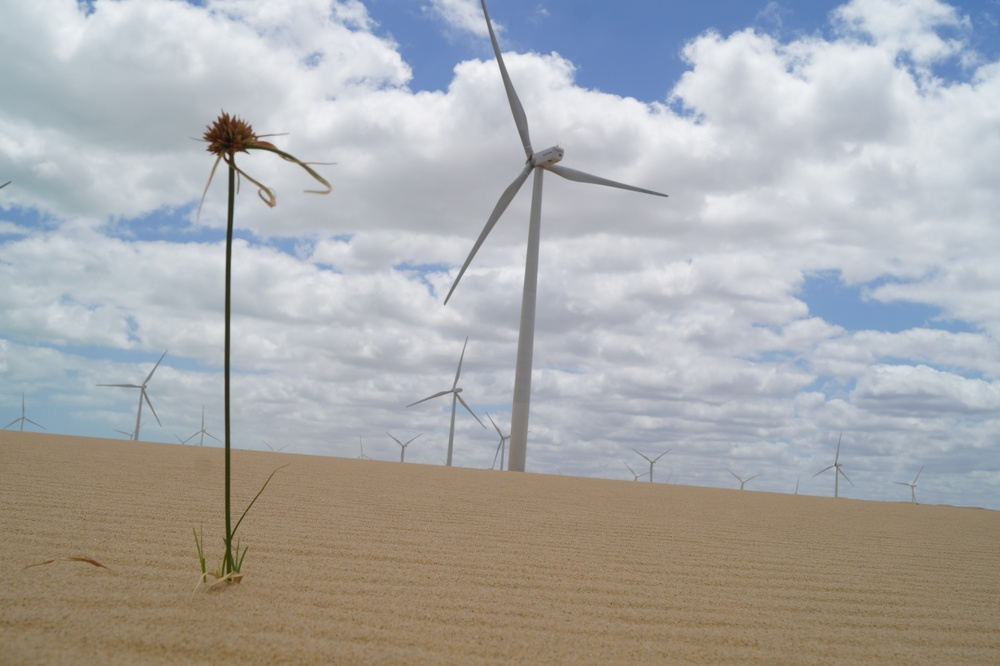
//> input picture src/img/eolica.jpg, 1000 x 666 px, shrunk from 5456 x 3632 before the run
$ ./tiltshift img/eolica.jpg   (built with g++ and OpenCV 4)
//> lines starting //> are read from the running program, lines starting //| are printed output that depends on the picture
#include <iostream>
#include <cmath>
#include <opencv2/opencv.hpp>

using namespace cv;
using namespace std;

double start_focus = 20;
int start_focus_slider = 20;
int start_focus_slider_max = 100;

double decay_strength = 100;
int decay_strength_slider = 100;
int decay_strength_slider_max = 100;

double center_focus = 50;
int center_focus_slider = 50;
int center_focus_slider_max = 100;

int hue_gain = 0;
int hue_gain_slider = 0;
int hue_gain_slider_max = 255;

Mat image, temp_image, blurred_image;
Mat func_image, compl_image;
Mat m_image, m_bimage;
Mat result;

char TrackbarName[50];

void drawFuncImage() {
	uchar pixel_value;
	double x;
	double den = (decay_strength > 0 ? decay_strength/10 : 0.1);
	double func_val;
	for (int i = 0; i < func_image.rows; ++i) {
		x = (double) i*100.0 /func_image.rows;
		func_val =
		   	( tanh( (x-start_focus)/den ) -
			  tanh ( ( x-(2*center_focus-start_focus) )/den ) ) / 2;
		pixel_value = (uchar) (255*func_val);
		for (int j = 0; j < func_image.cols; ++j) {
			func_image.at<uchar>(i,j) = pixel_value;
			compl_image.at<uchar>(i,j) = 255 - pixel_value;
		}
	}
	imshow( "func_image",  func_image);
}

void composeResult() {
	drawFuncImage();

	Mat image_f, blurred_image_f;
	image.convertTo(image_f, CV_32F);
	blurred_image.convertTo(blurred_image_f, CV_32F);

	Mat func_image3, compl_image3;

	Mat t_func[]  = { func_image,  func_image,  func_image};
	Mat t_compl[] = {compl_image, compl_image, compl_image};

	merge( t_func, 3,  func_image3);
	merge(t_compl, 3, compl_image3);

	Mat func_image3_f, compl_image3_f;
	func_image3.convertTo(func_image3_f, CV_32F, 1.0/255.0);
	compl_image3.convertTo(compl_image3_f, CV_32F, 1.0/255.0);

	multiply(image_f, func_image3_f, m_image);
	multiply(blurred_image_f, compl_image3_f, m_bimage);

	Mat result_f;

	addWeighted(m_image, 1, m_bimage, 1, 0, result_f);

	result_f.convertTo(result, CV_8UC3);

	Mat result_hsv;
	Mat planes_hsv[3];
	Mat hue_saturated;

	cvtColor(result, result_hsv, CV_BGR2HSV);
	split(result_hsv, planes_hsv);
	planes_hsv[1].convertTo(hue_saturated, -1, 1, hue_gain);
	hue_saturated.copyTo(planes_hsv[1]);
	merge(planes_hsv, 3, result_hsv);

	cvtColor(result_hsv, result, CV_HSV2BGR);
	imshow("result", result);
}

void on_trackbar_start_focus(int, void*) {
	if (start_focus_slider > center_focus_slider) {
		setTrackbarPos("Start", "func_image", center_focus_slider);
		start_focus = (double) center_focus_slider;
	} else if (2*center_focus_slider - start_focus_slider > 100) {
		setTrackbarPos("Start", "func_image",
					   2*center_focus_slider - 100);
		start_focus = 2*center_focus_slider - 100;
	} else {
		start_focus = (double) start_focus_slider;
	}
	start_focus = (double) start_focus_slider;
	composeResult();
}

void on_trackbar_decay_strength(int, void*) {
	decay_strength = (double) decay_strength_slider;
	composeResult();
}

void on_trackbar_center_focus(int, void*) {
	if ( center_focus_slider < start_focus_slider ) {
		setTrackbarPos("Center", "func_image", start_focus_slider);
		center_focus = (double) start_focus_slider;
	} else if (2*center_focus_slider - start_focus_slider > 100) {
		setTrackbarPos("Center", "func_image",
					   (100 + start_focus_slider)/2);
		center_focus = (100 + start_focus_slider)/2;
	} else {
		center_focus = (double) center_focus_slider;
	}
	composeResult();
}

void on_trackbar_hue_gain(int, void*) {
	hue_gain = hue_gain_slider;
	composeResult();
}

int main(int argc, char** argv) {
	if (argc != 2) {
		cout << "usage: " << argv[0] << " <img1>"
			 << endl;
		exit(1);
	}

	image = imread(argv[1]);
//> image is the input picture: 666 rows x 1000 cols, CV_8UC3; mean B, G, R 170, 169.8, 169.6
	temp_image = image.clone();
	for (int i = 0; i < 100; ++i) {
		GaussianBlur(temp_image, blurred_image, Size(3, 3), 0, 0);
		temp_image = blurred_image.clone();
	}

	func_image = Mat(image.rows, image.cols, CV_8UC1, Scalar(255));
	compl_image = Mat(image.rows, image.cols, CV_8UC1, Scalar(255));

	namedWindow("func_image", WINDOW_NORMAL);
	namedWindow(    "result", WINDOW_NORMAL);

	sprintf( TrackbarName, "Start" );
	createTrackbar( TrackbarName, "func_image",
					&start_focus_slider,
					start_focus_slider_max,
					on_trackbar_start_focus );
	on_trackbar_start_focus(start_focus_slider, 0 );
//> after the loop in drawFuncImage, `for (int i = 0; i < func_image.rows; ++i)`:
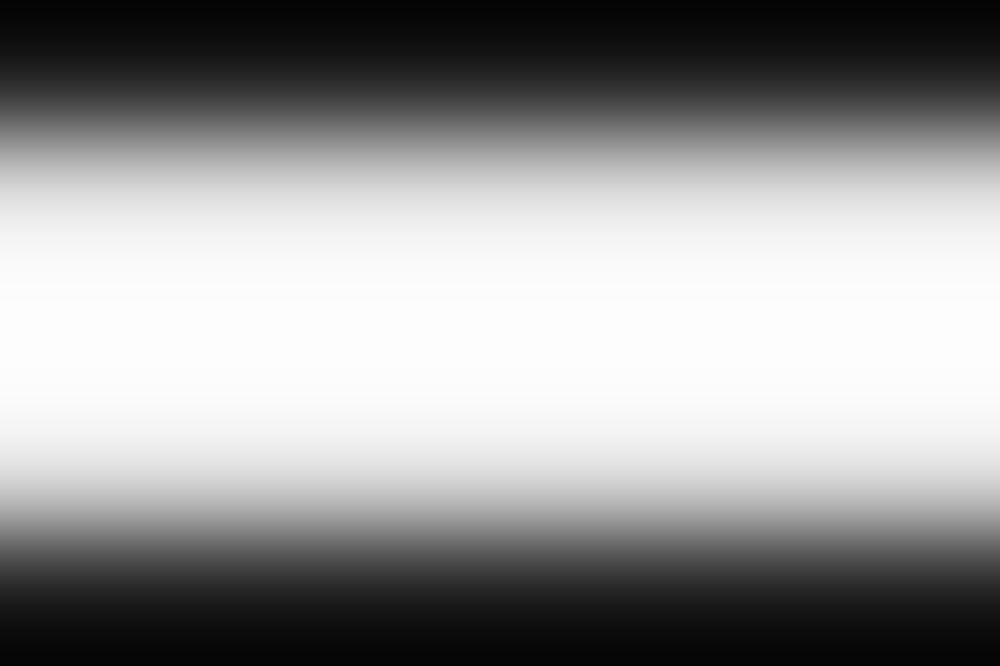
//> func_image: 666 rows x 1000 cols, CV_8UC1; min 4, max 253, mean 152
//> after the loop in drawFuncImage, `for (int i = 0; i < func_image.rows; ++i)`:
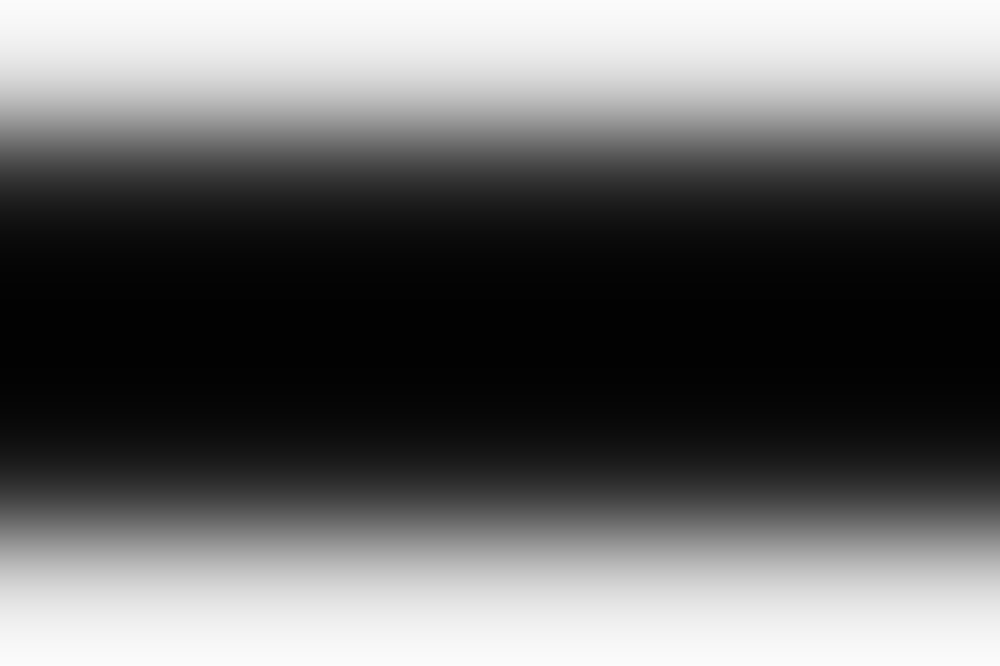
//> compl_image: 666 rows x 1000 cols, CV_8UC1; min 2, max 251, mean 103
//> in composeResult, `multiply(image_f, func_image3_f, m_image);`:
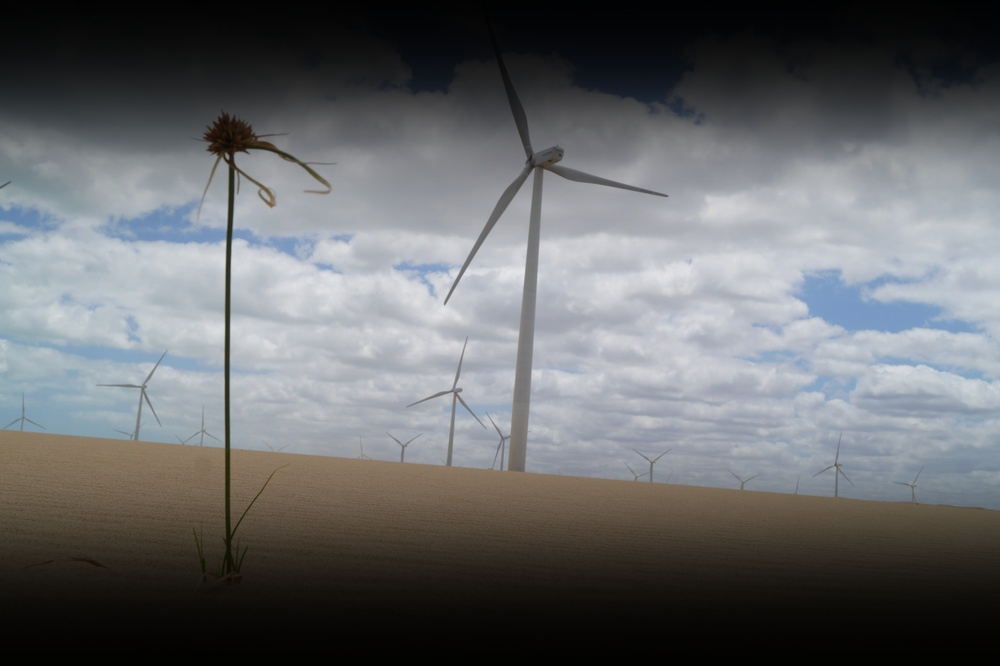
//> m_image: 666 rows x 1000 cols, CV_32FC3; mean B, G, R 107.6, 105.6, 104
//> in composeResult, `multiply(blurred_image_f, compl_image3_f, m_bimage);`:
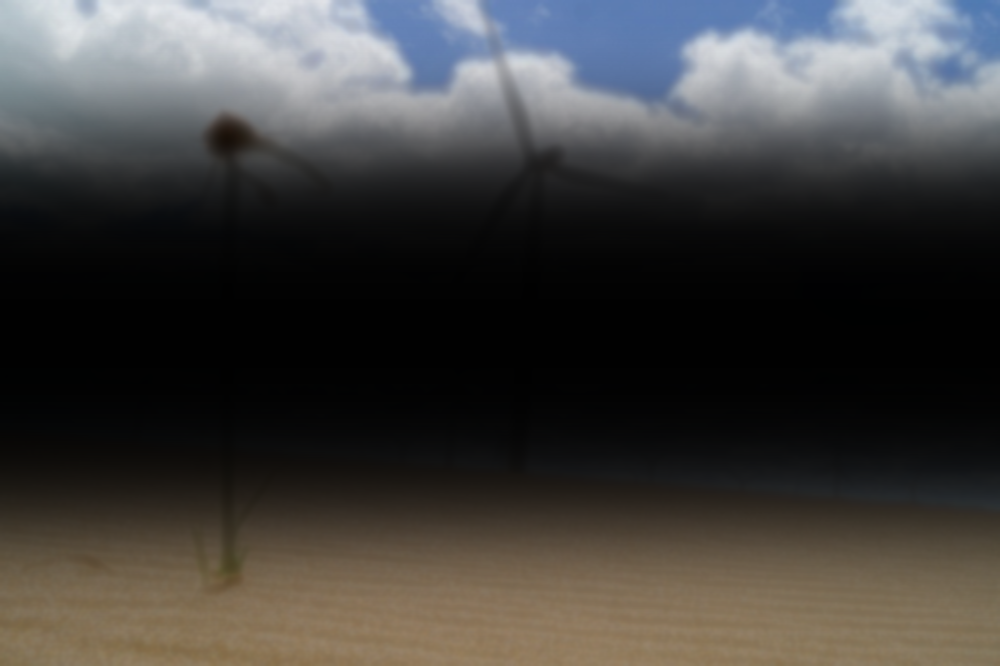
//> m_bimage: 666 rows x 1000 cols, CV_32FC3; mean B, G, R 62.7, 64.4, 65.9
//> in composeResult, `cvtColor(result, result_hsv, CV_BGR2HSV);`: result_hsv: 666 rows x 1000 cols, CV_8UC3; mean H, S, V 80.3, 43.3, 184.3
//> in composeResult, `split(result_hsv, planes_hsv);`:
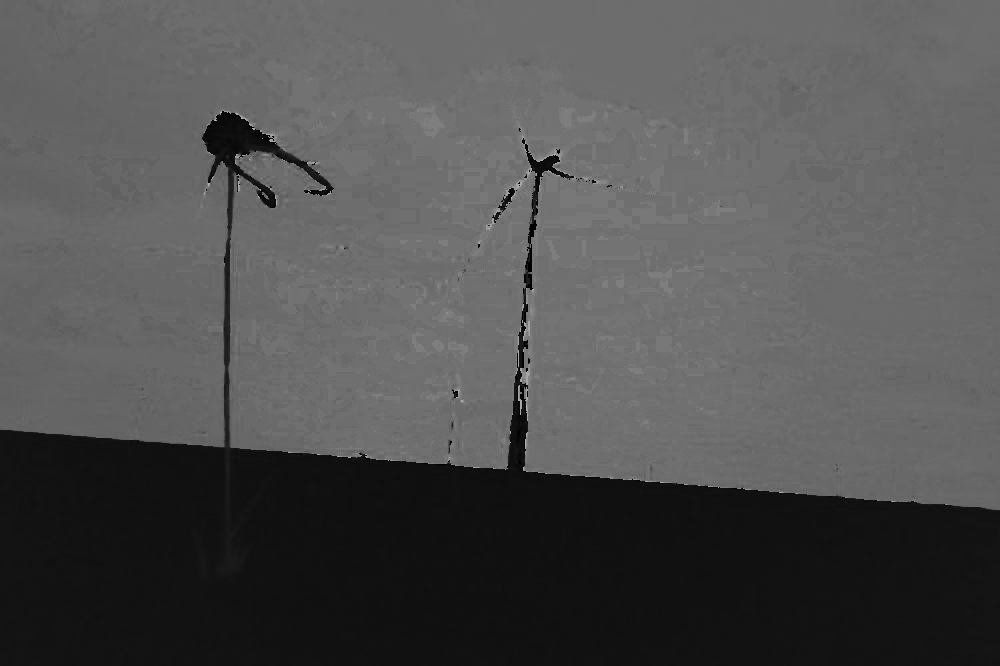
//> planes_hsv[0]: 666 rows x 1000 cols, CV_8UC1; min 0, max 177, mean 80.3
//> in composeResult, `split(result_hsv, planes_hsv);`:
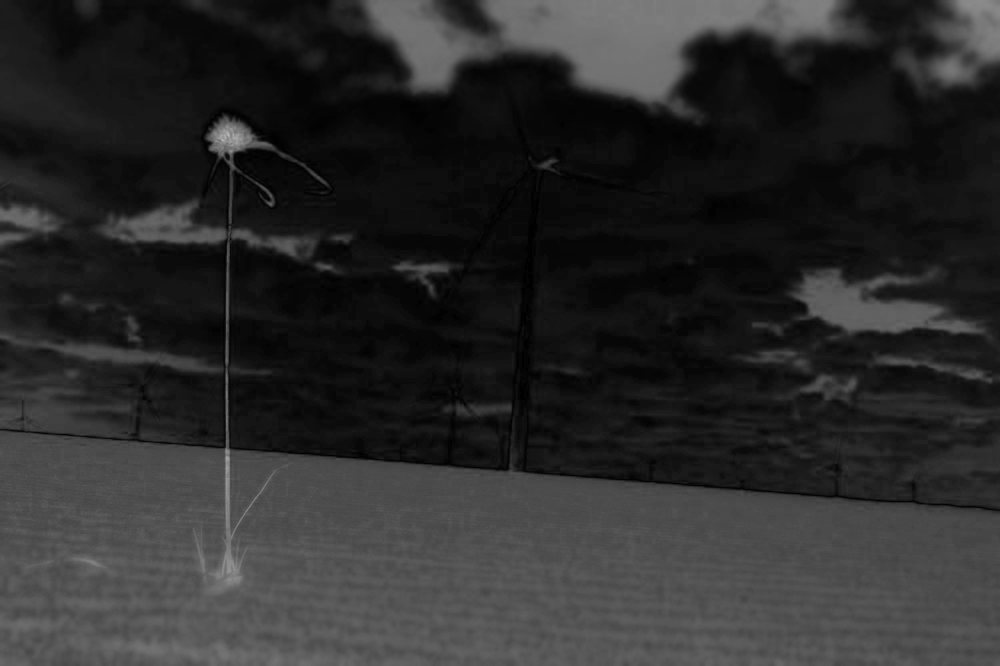
//> planes_hsv[1]: 666 rows x 1000 cols, CV_8UC1; min 0, max 183, mean 43.3
//> in composeResult, `split(result_hsv, planes_hsv);`:
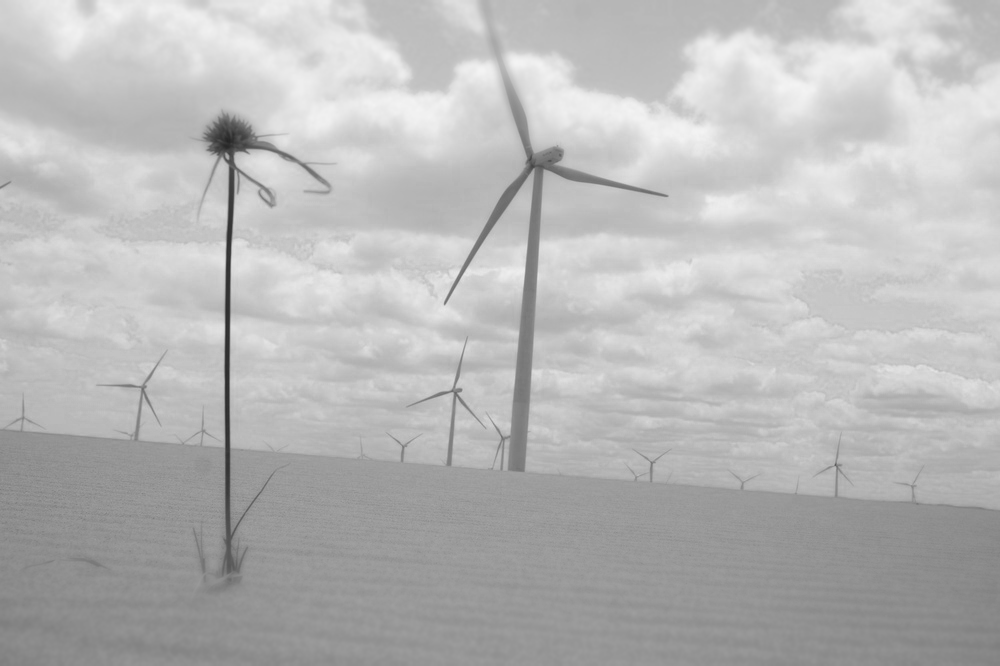
//> planes_hsv[2]: 666 rows x 1000 cols, CV_8UC1; min 36, max 243, mean 184.3


	sprintf( TrackbarName, "Decay" );
	createTrackbar( TrackbarName, "func_image",
					&decay_strength_slider,
					decay_strength_slider_max,
					on_trackbar_decay_strength );
	on_trackbar_decay_strength(decay_strength_slider, 0);

	sprintf( TrackbarName, "Center" );
	createTrackbar( TrackbarName, "func_image",
					&center_focus_slider,
					center_focus_slider_max,
					on_trackbar_center_focus );
	on_trackbar_center_focus(center_focus_slider, 0);

	sprintf( TrackbarName, "Hue Gain" );
	createTrackbar( TrackbarName, "func_image",
					&hue_gain_slider,
					hue_gain_slider_max,
					on_trackbar_hue_gain );
	on_trackbar_hue_gain(hue_gain_slider, 0);


	waitKey(0);

	exit(0);
//> (the program exits here)

$ run again, on src/img/biel_iluminado.png
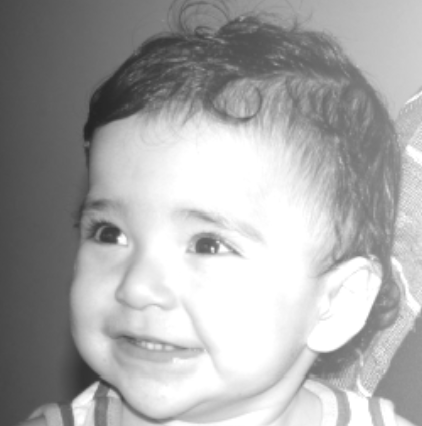
//> input picture src/img/biel_iluminado.png, 422 x 426 px
//> image is the input picture: 426 rows x 422 cols, CV_8UC3; min 36, max 255, mean 168.4
//> in composeResult, `multiply(blurred_image_f, compl_image3_f, m_bimage);`:
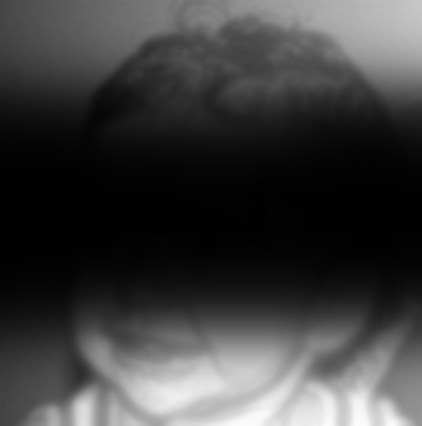
//> m_bimage: 426 rows x 422 cols, CV_32FC3; min 0.58, max 251, mean 63.1
//> in composeResult, `addWeighted(m_image, 1, m_bimage, 1, 0, result_f);`:
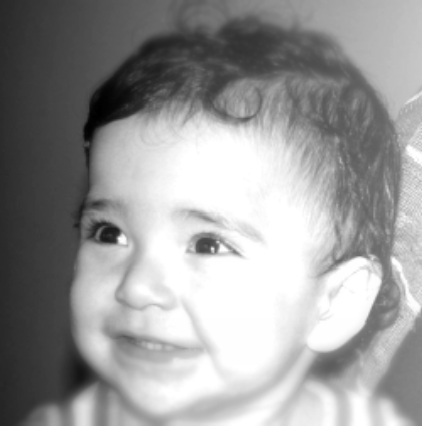
//> result_f: 426 rows x 422 cols, CV_32FC3; min 37.69, max 255, mean 168.9; drawn with min black and max white
//> result_hsv: 426 rows x 422 cols, CV_8UC3; mean H, S, V 0, 0, 168.9
